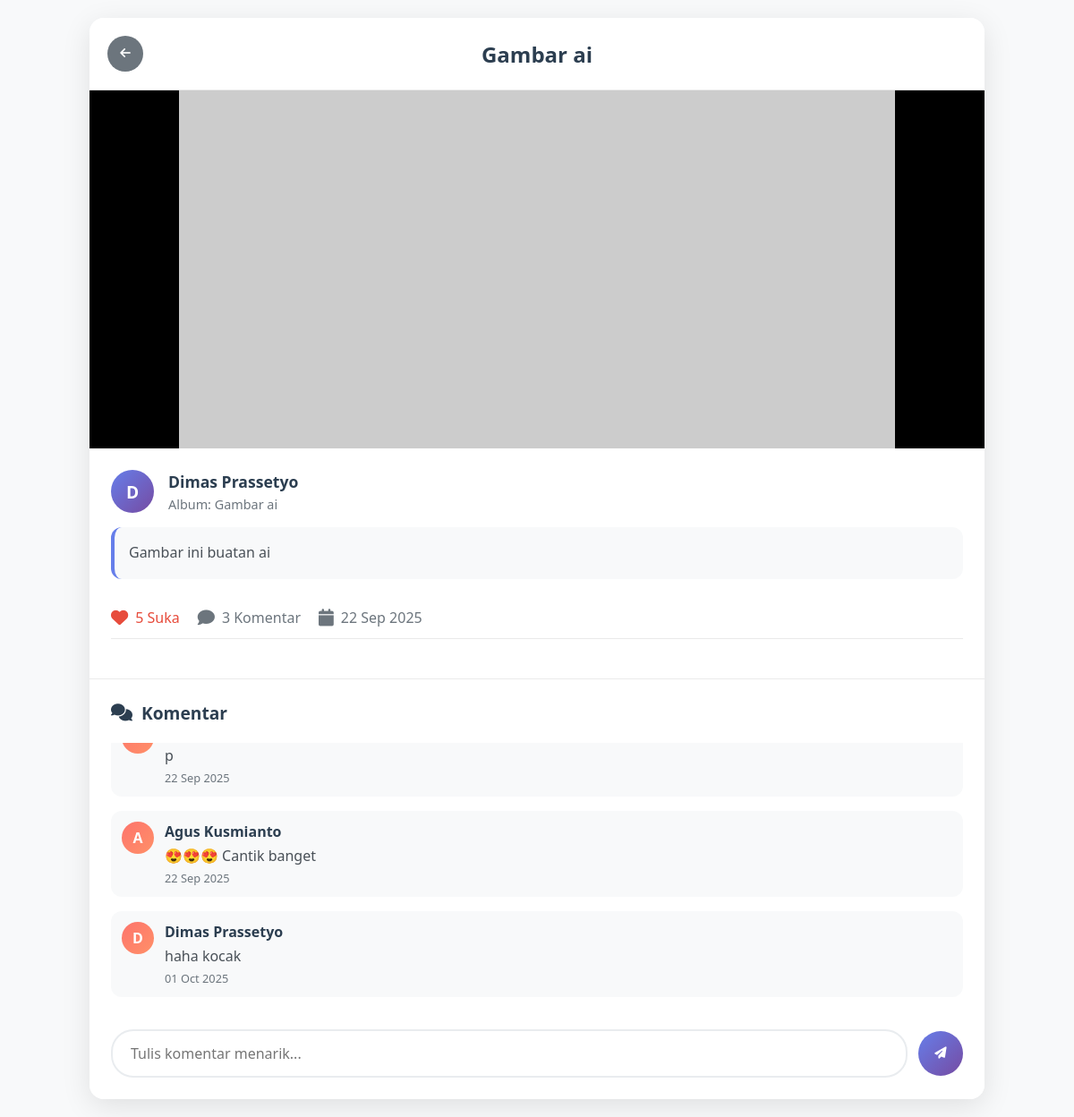
The page /frontend/sections/detaileFoto.php?id=11 (signed in) on the database its author committed.
### tables this page shows
CREATE TABLE `gallery_foto` (
  `FotoID` int NOT NULL,
  `JudulFoto` varchar(255) DEFAULT NULL,
  `DeskripsiFoto` text,
  `TanggalUnggah` date DEFAULT (curdate()),
  `LokasiFile` varchar(255) NOT NULL,
  `AlbumID` int DEFAULT NULL,
  `UserID` int DEFAULT NULL,
  `IsPrivate` tinyint(1) NOT NULL DEFAULT '0'
);

CREATE TABLE `gallery_user` (
  `UserID` int NOT NULL,
  `Username` varchar(255) NOT NULL,
  `Password` varchar(255) NOT NULL,
  `Email` varchar(255) NOT NULL,
  `NamaLengkap` varchar(255) DEFAULT NULL,
  `Alamat` text
);

CREATE TABLE `gallery_album` (
  `AlbumID` int NOT NULL,
  `NamaAlbum` varchar(255) NOT NULL,
  `Deskripsi` text,
  `TanggalDibuat` date DEFAULT (curdate()),
  `UserID` int DEFAULT NULL
);

CREATE TABLE `gallery_komentarfoto` (
  `KomentarID` int NOT NULL,
  `FotoID` int DEFAULT NULL,
  `UserID` int DEFAULT NULL,
  `IsiKomentar` text NOT NULL,
  `TanggalKomentar` date DEFAULT (curdate())
);

### frontend/sections/detaileFoto.php (the view, shortened to what this page needs)
<?php
include '../../config/connection.php';
$fotoId = intval($_GET['id']);
$qFoto = "SELECT
    t1.FotoID,
    t1.JudulFoto,
    t1.DeskripsiFoto,
    t1.LokasiFile,
    t1.TanggalUnggah,
    t2.NamaAlbum,
    t3.Username,
    t3.NamaLengkap
FROM gallery_foto AS t1
LEFT JOIN gallery_album AS t2 ON t1.AlbumID = t2.AlbumID
LEFT JOIN gallery_user AS t3 ON t1.UserID = t3.UserID
WHERE t1.FotoID = $fotoId";
$result = mysqli_query($connect, $qFoto);
$foto = mysqli_fetch_assoc($result);
$qKomentar = "SELECT
    t1.IsiKomentar,
    t1.TanggalKomentar,
    t2.Username,
    t2.NamaLengkap
FROM gallery_komentarfoto AS t1
LEFT JOIN gallery_user AS t2 ON t1.UserID = t2.UserID
WHERE t1.FotoID = $fotoId
ORDER BY t1.TanggalKomentar DESC";
$komentarResult = mysqli_query($connect, $qKomentar);
$qLikeCount = "SELECT COUNT(*) as total_like FROM gallery_likefoto WHERE FotoID = $fotoId";
$likeCountResult = mysqli_query($connect, $qLikeCount);
$likeCountData = mysqli_fetch_assoc($likeCountResult);
$total_like = $likeCountData['total_like'];
$lokasi_file = '../../storages/foto/' . $foto['LokasiFile'];
$nama_album = $foto['NamaAlbum'] ?? 'Tanpa Album';
$user_initials = strtoupper(substr($foto['NamaLengkap'] ?? $foto['Username'], 0, 1));
?>
<!DOCTYPE html>
<html lang="id">
<head>
    <link rel="stylesheet" href="https://cdnjs.cloudflare.com/ajax/libs/font-awesome/6.4.0/css/all.min.css">
</head>
<body>
    <div class="container">
        <div class="header">
            <button class="back-btn" onclick="goBack()">
                <i class="fas fa-arrow-left"></i>
            </button>
            <h1 class="photo-title"><?= htmlspecialchars($foto['JudulFoto']) ?></h1>
        </div>
        <div class="content">
            <div class="photo-container">
                <img src="<?= $lokasi_file ?>" alt="<?= htmlspecialchars($foto['JudulFoto']) ?>"
                     onerror="this.src='https://via.placeholder.com/800x400?text=Gambar+Tidak+Ditemukan'">
            </div>
            <div class="details">
                <div class="user-info">
                    <div class="avatar"><?= $user_initials ?></div>
                    <div class="user-details">
                        <div class="username"><?= htmlspecialchars($foto['NamaLengkap'] ?? $foto['Username']) ?></div>
                        <div class="album-info">Album: <?= htmlspecialchars($nama_album) ?></div>
                    </div>
                </div>
                <?php if (!empty($foto['DeskripsiFoto'])): ?>
                <div class="description">
                    <p><?= $foto['DeskripsiFoto'] ?></p>
                </div>
                <?php endif; ?>
                <div class="stats">
                    <div class="stat-item like-count">
                        <i class="fas fa-heart"></i>
                        <span><?= $total_like ?> Suka</span>
                    </div>
                    <div class="stat-item">
                        <i class="fas fa-comment"></i>
                        <span><?= mysqli_num_rows($komentarResult) ?> Komentar</span>
                    </div>
                    <div class="stat-item">
                        <i class="fas fa-calendar"></i>
                        <span><?= date('d M Y', strtotime($foto['TanggalUnggah'])) ?></span>
                    </div>
                </div>
            </div>
        </div>
        <div class="comments-section">
            <div class="comments-header">
                <i class="fas fa-comments"></i>
                <span>Komentar</span>
            </div>
            <div class="comments-list">
                <?php if (mysqli_num_rows($komentarResult) > 0): ?>
                    <?php
                    mysqli_data_seek($komentarResult, 0);
                    while ($komentar = mysqli_fetch_assoc($komentarResult)):
                        $comment_initials = strtoupper(substr($komentar['NamaLengkap'] ?? $komentar['Username'], 0, 1));
                        $comment_time = date('d M Y', strtotime($komentar['TanggalKomentar']));
                    ?>
                        <div class="comment">
                            <div class="comment-avatar"><?= $comment_initials ?></div>
                            <div class="comment-content">
                                <div class="comment-author"><?= htmlspecialchars($komentar['NamaLengkap'] ?? $komentar['Username']) ?></div>
                                <div class="comment-text"><?= htmlspecialchars($komentar['IsiKomentar']) ?></div>
                                <div class="comment-time"><?= $comment_time ?></div>
                            </div>
                        </div>
                    <?php endwhile; ?>
                <?php else: ?>
                    <div class="no-comments">
                        <p>Belum ada komentar. Jadilah yang pertama berkomentar!</p>
                    </div>
                <?php endif; ?>
            </div>
            <?php if (isset($_SESSION['user_id'])): ?>
                <form class="comment-form" action="../action/komentar.php" method="POST">
                    <input type="text" class="comment-input" name="isi_komentar" placeholder="Tulis komentar menarik..." required>
                    <button type="submit" class="send-btn">
                        <i class="fas fa-paper-plane"></i>
                    </button>
                </form>
            <?php else: ?>
                <div class="login-prompt">
                    <p><a href="../user/login.php">Login</a> untuk menambahkan komentar</p>
                </div>
            <?php endif; ?>
        </div>
    </div>
</body>
</html>

### frontend/sections/detaileFoto.php (style rules this page uses)
* { margin: 0; padding: 0; box-sizing: border-box; font-family: 'Segoe UI', Tahoma, Geneva, Verdana, sans-serif; }
body { background-color: #f8f9fa; color: #2c3e50; min-height: 100vh; display: flex; justify-content: center; align-items: center; padding: 20px; }
.container { background: white; border-radius: 16px; box-shadow: 0 8px 32px rgba(0, 0, 0, 0.1); overflow: hidden; max-width: 1000px; width: 100%; display: flex; flex-direction: column; }
.header { padding: 20px; border-bottom: 1px solid #eaeaea; display: flex; align-items: center; justify-content: space-between; background: white; }
.back-btn { background: #6c757d; color: white; border: none; width: 40px; height: 40px; border-radius: 50%; display: flex; align-items: center; justify-content: center; cursor: pointer; transition: background 0.3s ease; }
.photo-title { font-weight: 600; font-size: 1.5rem; color: #2c3e50; }
.content { display: flex; flex-direction: column; }
.photo-container { width: 100%; height: 400px; overflow: hidden; position: relative; background: #000; }
.photo-container img { width: 100%; height: 100%; object-fit: contain; }
.details { padding: 24px; background: white; }
.user-info { display: flex; align-items: center; margin-bottom: 16px; }
.avatar { width: 48px; height: 48px; border-radius: 50%; background: linear-gradient(135deg, #667eea 0%, #764ba2 100%); color: white; display: flex; align-items: center; justify-content: center; font-weight: bold; font-size: 1.2rem; margin-right: 16px; }
.user-details { flex: 1; }
.username { font-weight: 600; font-size: 1.1rem; color: #2c3e50; }
.album-info { color: #6c757d; font-size: 0.9rem; margin-top: 4px; }
.description { background: #f8f9fa; padding: 16px; border-radius: 12px; margin-bottom: 20px; border-left: 4px solid #667eea; }
.description p { line-height: 1.6; color: #495057; }
.stats { display: flex; align-items: center; gap: 20px; margin-bottom: 20px; padding: 12px 0; border-bottom: 1px solid #eaeaea; }
.stat-item { display: flex; align-items: center; gap: 8px; color: #6c757d; font-weight: 500; }
.stat-item i { font-size: 1.2rem; }
.like-count { color: #e74c3c; }
.comments-section { background: white; padding: 24px; border-top: 1px solid #eaeaea; }
.comments-header { font-weight: 600; font-size: 1.2rem; margin-bottom: 20px; color: #2c3e50; display: flex; align-items: center; gap: 10px; }
.comments-list { max-height: 300px; overflow-y: auto; margin-bottom: 20px; display: flex; flex-direction: column-reverse; }
.comment { display: flex; gap: 12px; margin-bottom: 16px; padding: 12px; background: #f8f9fa; border-radius: 12px; transition: background 0.3s ease; }
.comment-avatar { width: 36px; height: 36px; border-radius: 50%; background: linear-gradient(135deg, #fd746c 0%, #ff9068 100%); color: white; display: flex; align-items: center; justify-content: center; font-weight: bold; flex-shrink: 0; }
.comment-content { flex: 1; }
.comment-author { font-weight: 600; color: #2c3e50; margin-bottom: 4px; }
.comment-text { color: #495057; line-height: 1.5; margin-bottom: 4px; }
.comment-time { font-size: 0.8rem; color: #6c757d; }
.comment-form { display: flex; gap: 12px; align-items: center; }
.comment-input { flex: 1; padding: 14px 20px; border: 2px solid #e9ecef; border-radius: 25px; outline: none; font-size: 1rem; transition: border-color 0.3s ease; }
.send-btn { background: linear-gradient(135deg, #667eea 0%, #764ba2 100%); color: white; border: none; width: 50px; height: 50px; border-radius: 50%; cursor: pointer; display: flex; align-items: center; justify-content: center; transition: transform 0.3s ease; }

### rows shown on the page
gallery_foto: JudulFoto "Gambar ai", UserID.NamaLengkap "D", UserID.NamaLengkap "Dimas Prassetyo", AlbumID.NamaAlbum "Gambar ai", DeskripsiFoto "Gambar ini buatan ai", TanggalUnggah "22 Sep 2025"
gallery_komentarfoto: UserID.NamaLengkap "D", UserID.NamaLengkap "Dimas Prassetyo", IsiKomentar "haha kocak", TanggalKomentar "01 Oct 2025"
gallery_komentarfoto: UserID.NamaLengkap "A", UserID.NamaLengkap "Agus Kusmianto", IsiKomentar "😍😍😍 Cantik banget", TanggalKomentar "22 Sep 2025"
gallery_komentarfoto: IsiKomentar "p", TanggalKomentar "22 Sep 2025"

### other values the page prints
$total_like "5"
mysqli_num_rows($komentarResult) "3"
